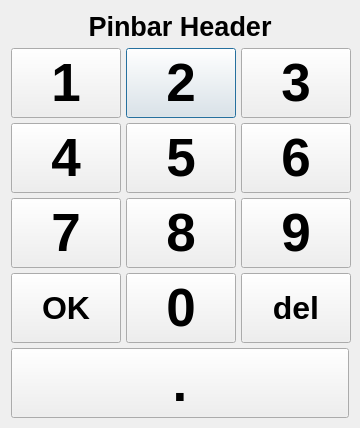
<?xml version="1.0" encoding="UTF-8"?>
<ui version="4.0">
 <class>PasswordWindow2</class>
 <widget class="QDialog" name="PasswordWindow2">
  <property name="geometry">
   <rect>
    <x>0</x>
    <y>0</y>
    <width>360</width>
    <height>428</height>
   </rect>
  </property>
  <property name="minimumSize">
   <size>
    <width>355</width>
    <height>362</height>
   </size>
  </property>
  <property name="maximumSize">
   <size>
    <width>362</width>
    <height>433</height>
   </size>
  </property>
  <property name="windowTitle">
   <string>Passworteingabe</string>
  </property>
  <property name="styleSheet">
   <string notr="true"/>
  </property>
  <property name="modal">
   <bool>true</bool>
  </property>
  <layout class="QVBoxLayout" name="verticalLayout">
   <item>
    <widget class="QLabel" name="LHeader">
     <property name="maximumSize">
      <size>
       <width>16777215</width>
       <height>35</height>
      </size>
     </property>
     <property name="font">
      <font>
       <pointsize>20</pointsize>
       <weight>75</weight>
       <bold>true</bold>
      </font>
     </property>
     <property name="text">
      <string>Pinbar Header</string>
     </property>
     <property name="alignment">
      <set>Qt::AlignCenter</set>
     </property>
     <property name="cssClass" stdset="0">
      <string>secondary bold</string>
     </property>
    </widget>
   </item>
   <item>
    <layout class="QGridLayout" name="gridLayout">
     <item row="0" column="1">
      <widget class="QPushButton" name="PB2">
       <property name="minimumSize">
        <size>
         <width>110</width>
         <height>70</height>
        </size>
       </property>
       <property name="maximumSize">
        <size>
         <width>110</width>
         <height>70</height>
        </size>
       </property>
       <property name="font">
        <font>
         <pointsize>40</pointsize>
         <weight>75</weight>
         <bold>true</bold>
        </font>
       </property>
       <property name="text">
        <string>2</string>
       </property>
      </widget>
     </item>
     <item row="0" column="2">
      <widget class="QPushButton" name="PB3">
       <property name="minimumSize">
        <size>
         <width>110</width>
         <height>70</height>
        </size>
       </property>
       <property name="maximumSize">
        <size>
         <width>110</width>
         <height>70</height>
        </size>
       </property>
       <property name="font">
        <font>
         <pointsize>40</pointsize>
         <weight>75</weight>
         <bold>true</bold>
        </font>
       </property>
       <property name="text">
        <string>3</string>
       </property>
      </widget>
     </item>
     <item row="1" column="1">
      <widget class="QPushButton" name="PB5">
       <property name="minimumSize">
        <size>
         <width>110</width>
         <height>70</height>
        </size>
       </property>
       <property name="maximumSize">
        <size>
         <width>110</width>
         <height>70</height>
        </size>
       </property>
       <property name="font">
        <font>
         <pointsize>40</pointsize>
         <weight>75</weight>
         <bold>true</bold>
        </font>
       </property>
       <property name="text">
        <string>5</string>
       </property>
      </widget>
     </item>
     <item row="1" column="0">
      <widget class="QPushButton" name="PB4">
       <property name="minimumSize">
        <size>
         <width>110</width>
         <height>70</height>
        </size>
       </property>
       <property name="maximumSize">
        <size>
         <width>110</width>
         <height>70</height>
        </size>
       </property>
       <property name="font">
        <font>
         <pointsize>40</pointsize>
         <weight>75</weight>
         <bold>true</bold>
        </font>
       </property>
       <property name="text">
        <string>4</string>
       </property>
      </widget>
     </item>
     <item row="0" column="0">
      <widget class="QPushButton" name="PB1">
       <property name="minimumSize">
        <size>
         <width>110</width>
         <height>70</height>
        </size>
       </property>
       <property name="maximumSize">
        <size>
         <width>110</width>
         <height>70</height>
        </size>
       </property>
       <property name="font">
        <font>
         <pointsize>40</pointsize>
         <weight>75</weight>
         <bold>true</bold>
        </font>
       </property>
       <property name="text">
        <string>1</string>
       </property>
      </widget>
     </item>
     <item row="2" column="2">
      <widget class="QPushButton" name="PB9">
       <property name="minimumSize">
        <size>
         <width>110</width>
         <height>70</height>
        </size>
       </property>
       <property name="maximumSize">
        <size>
         <width>110</width>
         <height>70</height>
        </size>
       </property>
       <property name="font">
        <font>
         <pointsize>40</pointsize>
         <weight>75</weight>
         <bold>true</bold>
        </font>
       </property>
       <property name="text">
        <string>9</string>
       </property>
      </widget>
     </item>
     <item row="2" column="0">
      <widget class="QPushButton" name="PB7">
       <property name="minimumSize">
        <size>
         <width>110</width>
         <height>70</height>
        </size>
       </property>
       <property name="maximumSize">
        <size>
         <width>110</width>
         <height>70</height>
        </size>
       </property>
       <property name="font">
        <font>
         <pointsize>40</pointsize>
         <weight>75</weight>
         <bold>true</bold>
        </font>
       </property>
       <property name="text">
        <string>7</string>
       </property>
      </widget>
     </item>
     <item row="2" column="1">
      <widget class="QPushButton" name="PB8">
       <property name="minimumSize">
        <size>
         <width>110</width>
         <height>70</height>
        </size>
       </property>
       <property name="maximumSize">
        <size>
         <width>110</width>
         <height>70</height>
        </size>
       </property>
       <property name="font">
        <font>
         <pointsize>40</pointsize>
         <weight>75</weight>
         <bold>true</bold>
        </font>
       </property>
       <property name="text">
        <string>8</string>
       </property>
      </widget>
     </item>
     <item row="1" column="2">
      <widget class="QPushButton" name="PB6">
       <property name="minimumSize">
        <size>
         <width>110</width>
         <height>70</height>
        </size>
       </property>
       <property name="maximumSize">
        <size>
         <width>110</width>
         <height>70</height>
        </size>
       </property>
       <property name="font">
        <font>
         <pointsize>40</pointsize>
         <weight>75</weight>
         <bold>true</bold>
        </font>
       </property>
       <property name="text">
        <string>6</string>
       </property>
      </widget>
     </item>
     <item row="3" column="1">
      <widget class="QPushButton" name="PB0">
       <property name="minimumSize">
        <size>
         <width>110</width>
         <height>70</height>
        </size>
       </property>
       <property name="maximumSize">
        <size>
         <width>110</width>
         <height>70</height>
        </size>
       </property>
       <property name="font">
        <font>
         <pointsize>40</pointsize>
         <weight>75</weight>
         <bold>true</bold>
        </font>
       </property>
       <property name="text">
        <string>0</string>
       </property>
      </widget>
     </item>
     <item row="3" column="2">
      <widget class="QPushButton" name="PBdel">
       <property name="minimumSize">
        <size>
         <width>110</width>
         <height>70</height>
        </size>
       </property>
       <property name="maximumSize">
        <size>
         <width>110</width>
         <height>70</height>
        </size>
       </property>
       <property name="font">
        <font>
         <pointsize>24</pointsize>
         <weight>75</weight>
         <bold>true</bold>
        </font>
       </property>
       <property name="text">
        <string>del</string>
       </property>
      </widget>
     </item>
     <item row="3" column="0">
      <widget class="QPushButton" name="PBenter">
       <property name="minimumSize">
        <size>
         <width>110</width>
         <height>70</height>
        </size>
       </property>
       <property name="maximumSize">
        <size>
         <width>110</width>
         <height>70</height>
        </size>
       </property>
       <property name="font">
        <font>
         <pointsize>24</pointsize>
         <weight>75</weight>
         <bold>true</bold>
        </font>
       </property>
       <property name="text">
        <string>OK</string>
       </property>
       <property name="cssClass" stdset="0">
        <string>btn-inverted</string>
       </property>
      </widget>
     </item>
     <item row="4" column="0" colspan="3">
      <widget class="QPushButton" name="PBdot">
       <property name="minimumSize">
        <size>
         <width>110</width>
         <height>70</height>
        </size>
       </property>
       <property name="maximumSize">
        <size>
         <width>500</width>
         <height>70</height>
        </size>
       </property>
       <property name="font">
        <font>
         <pointsize>40</pointsize>
         <weight>75</weight>
         <bold>true</bold>
        </font>
       </property>
       <property name="text">
        <string>.</string>
       </property>
      </widget>
     </item>
    </layout>
   </item>
  </layout>
 </widget>
 <resources/>
 <connections/>
</ui>
